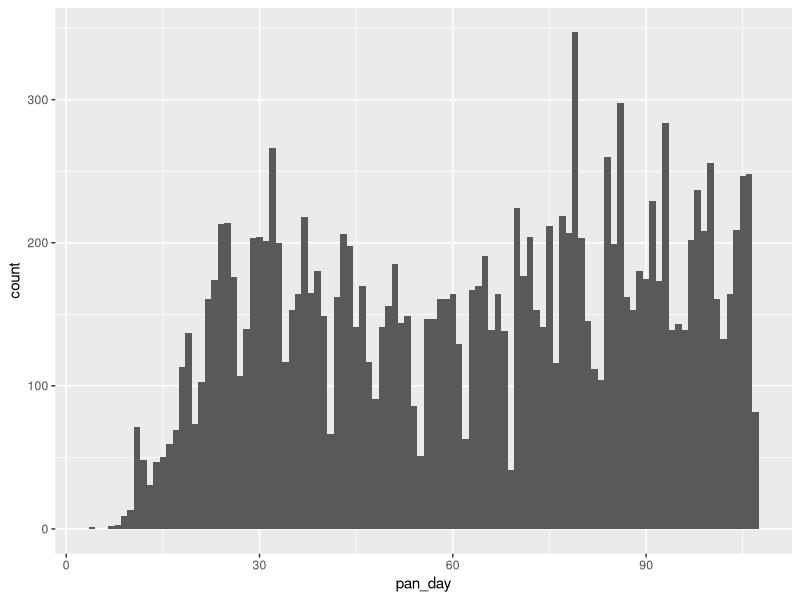
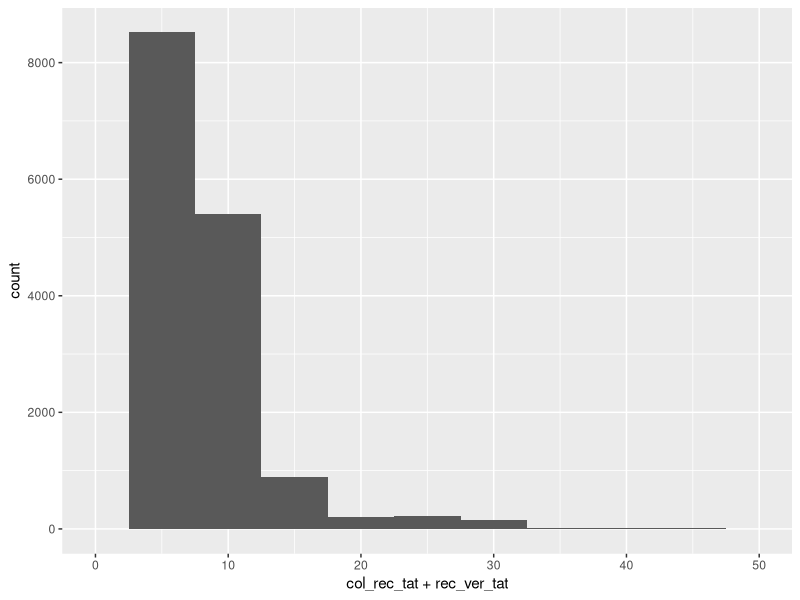
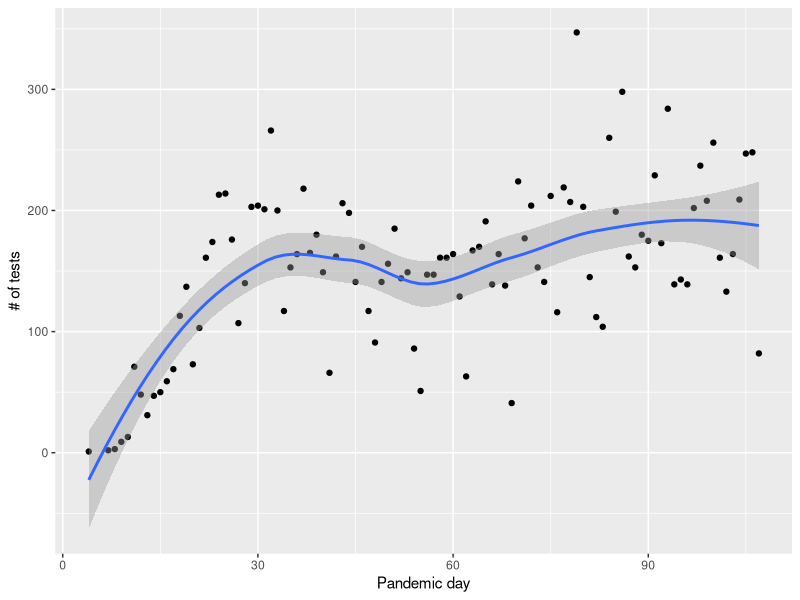

Write the R code that produced these figures, in order.
## ---- chunk 1
library(tidyverse)  # Provides functions used throughout this session

covid_testing <- read_csv("covid_testing.csv")
## ---- chunk 2
ggplot(data = covid_testing) +
  geom_histogram(aes(x = pan_day), binwidth = 1)
## ---- chunk 3
covid_testing %>%
  select(mrn, pan_day) %>%
  head(4) %>%
	summarize(order_count = n(),
	          day_count    = n_distinct(pan_day)) 
## ---- chunk 4
# solution
stats_1a <- covid_testing %>%
	summarize(order_count = n(),
	          day_count = n_distinct(pan_day),
	          order_count_mean = n() / n_distinct(pan_day))
stats_1a
## ---- chunk 5
# solution
stats_1b <- covid_testing %>%
	summarize(order_count = n(),
	          clinic_count = n_distinct(clinic_name),
	          order_count_mean = order_count / clinic_count)
stats_1b
## ---- chunk 6
# solution
covid_testing %>%
  summarize(last_day = last(pan_day))
## ---- chunk 7
# solution
covid_testing %>%
  mutate(col_ver_tat = col_rec_tat + rec_ver_tat) %>%
  summarize(col_ver_tat_mean = mean(col_ver_tat),
            col_ver_tat_median = median(col_ver_tat))

ggplot(data=covid_testing) +
  geom_histogram(aes(x=col_rec_tat + rec_ver_tat), binwidth = 5) +
  xlim(c(0,50))
## ---- chunk 8
covid_testing %>% 
  group_by(pan_day)
## ---- chunk 9
covid_testing %>%
	group_by(pan_day) %>%
	summarize(order_count = n())
## ---- chunk 10
# solution
covid_testing %>%
  mutate(col_ver_tat = col_rec_tat + rec_ver_tat) %>%
  group_by(pan_day) %>%
  summarize(col_ver_tat_median = median(col_ver_tat))
## ---- chunk 11
# solution
covid_testing %>%
  group_by(pan_day) %>%
  summarize(n_orders = n()) %>%
  summarize(n_orders_median = median(n_orders))
## ---- chunk 12
# solution
tmp <- covid_testing %>%
  group_by(pan_day) %>%
  summarize(n_tests = n())

ggplot(data = tmp) +
  geom_point(aes(x = pan_day, y = n_tests)) +
  geom_smooth(aes(x = pan_day, y = n_tests), method = 'loess') +
  ylab("# of tests") +
  xlab("Pandemic day")

## ---- chunk 13
covid_testing %>%
  group_by(payor_group) %>%
  summarize(n = n())
## ---- chunk 14
covid_testing_2 <- covid_testing %>%
  mutate(payor_group_fac = case_when(
                              is.na(payor_group)                                                            ~ "unassigned",
                              payor_group %in% c("charity care", "medical assistance", "self pay", "other") ~ "other",
                                                                                                      TRUE ~ payor_group)) %>%
  filter(result %in% c("positive", "negative"))

covid_testing_2 %>%
  select(payor_group_fac, result)
## ---- chunk 15
# Generate counts
tmp_table_tall <- covid_testing_2 %>% 
  group_by(payor_group_fac, result) %>%
  summarize(n = n()) %>%
  ungroup()
tmp_table_tall

# Pivot from tall to wide table
tmp_table_wide <- tmp_table_tall %>%
  pivot_wider(id_cols = payor_group_fac, names_from = result, values_from = n)
tmp_table_wide

# Hypergeometric test for association
tmp_table_wide %>%
  select(-payor_group_fac) %>%
  fisher.test(simulate.p.value = T)
## ---- chunk 16
# solution
tmp <- covid_testing_2 %>% 
  group_by(payor_group_fac, result) %>%
  summarize(n = n()) %>%
  ungroup()

tmp %>%
  filter(payor_group_fac %in% c("commercial", "government")) %>%
  pivot_wider(id_cols = payor_group_fac, names_from = result, values_from = n) %>%
  select(-payor_group_fac) %>%
  fisher.test()
